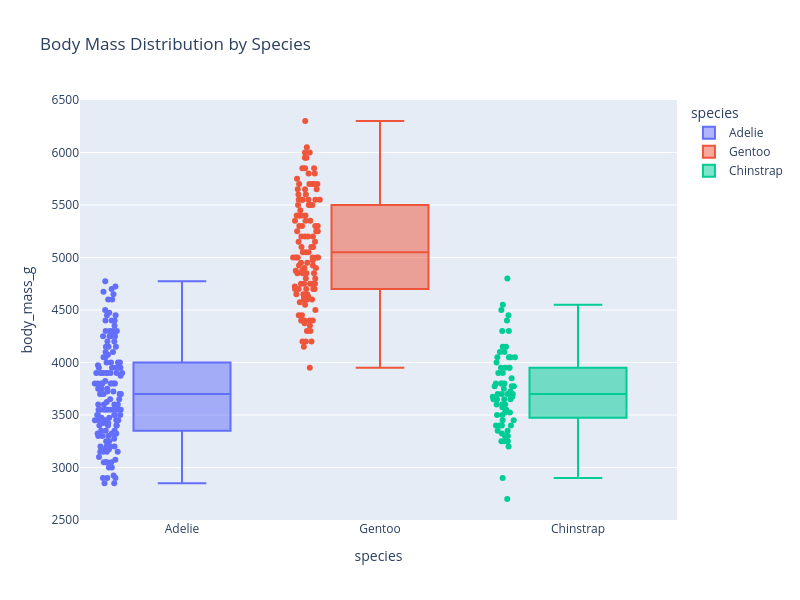

Notebook source saved alongside this figure:
### Markdown cell above
We can see the distributions of the body masses of the penguins. Not only do we see them relative to each other, but we can quantitatively see the mean, variance, range and outliers of our data for each category. Plotly makes this extra simple since you can just enter a column name for the `x` argument in the `px.box()` function and it will create a boxplot for each unique value in the column. Additionally, when you hover over one of the boxplots, it will show you the statistical quantities with text, making it extra powerful for drawing statistical insights.4

You can also include all of the data with your boxplots as shown below:

### Code cell
fig = px.box(df, x="species", y="body_mass_g", color="species",
             title="Body Mass Distribution by Species", points = 'all',
             width = 800, height = 600)
fig.show()

### Figure 1 — Plotly figure (JSON) as saved in the notebook; plotly's stock layout.template omitted (floating-point values rounded to 4 significant figures; data arrays with more than 128 entries replaced by an {"elided": "..."} marker saying what was removed)
{"data": [{"alignmentgroup": "True", "boxpoints": "all", "hovertemplate": "species=%{x}<br>body_mass_g=%{y}<extra></extra>", "legendgroup": "Adelie", "marker": {"color": "#636efa"}, "name": "Adelie", "notched": false, "offsetgroup": "Adelie", "orientation": "v", "showlegend": true, "type": "box", "x": {"elided": "146 str values"}, "x0": " ", "xaxis": "x", "y": {"elided": "146 float values"}, "y0": " ", "yaxis": "y"}, {"alignmentgroup": "True", "boxpoints": "all", "hovertemplate": "species=%{x}<br>body_mass_g=%{y}<extra></extra>", "legendgroup": "Gentoo", "marker": {"color": "#EF553B"}, "name": "Gentoo", "notched": false, "offsetgroup": "Gentoo", "orientation": "v", "showlegend": true, "type": "box", "x": ["Gentoo", "Gentoo", "Gentoo", "Gentoo", "Gentoo", "Gentoo", "Gentoo", "Gentoo", "Gentoo", "Gentoo", "Gentoo", "Gentoo", "Gentoo", "Gentoo", "Gentoo", "Gentoo", "Gentoo", "Gentoo", "Gentoo", "Gentoo", "Gentoo", "Gentoo", "Gentoo", "Gentoo", "Gentoo", "Gentoo", "Gentoo", "Gentoo", "Gentoo", "Gentoo", "Gentoo", "Gentoo", "Gentoo", "Gentoo", "Gentoo", "Gentoo", "Gentoo", "Gentoo", "Gentoo", "Gentoo", "Gentoo", "Gentoo", "Gentoo", "Gentoo", "Gentoo", "Gentoo", "Gentoo", "Gentoo", "Gentoo", "Gentoo", "Gentoo", "Gentoo", "Gentoo", "Gentoo", "Gentoo", "Gentoo", "Gentoo", "Gentoo", "Gentoo", "Gentoo", "Gentoo", "Gentoo", "Gentoo", "Gentoo", "Gentoo", "Gentoo", "Gentoo", "Gentoo", "Gentoo", "Gentoo", "Gentoo", "Gentoo", "Gentoo", "Gentoo", "Gentoo", "Gentoo", "Gentoo", "Gentoo", "Gentoo", "Gentoo", "Gentoo", "Gentoo", "Gentoo", "Gentoo", "Gentoo", "Gentoo", "Gentoo", "Gentoo", "Gentoo", "Gentoo", "Gentoo", "Gentoo", "Gentoo", "Gentoo", "Gentoo", "Gentoo", "Gentoo", "Gentoo", "Gentoo", "Gentoo", "Gentoo", "Gentoo", "Gentoo", "Gentoo", "Gentoo", "Gentoo", "Gentoo", "Gentoo", "Gentoo", "Gentoo", "Gentoo", "Gentoo", "Gentoo", "Gentoo", "Gentoo", "Gentoo", "Gentoo", "Gentoo", "Gentoo"], "x0": " ", "xaxis": "x", "y": [4500.0, 5700.0, 4450.0, 5700.0, 5400.0, 4550.0, 4800.0, 5200.0, 4400.0, 5150.0, 4650.0, 5550.0, 4650.0, 5850.0, 4200.0, 5850.0, 4150.0, 6300.0, 4800.0, 5350.0, 5700.0, 5000.0, 4400.0, 5050.0, 5000.0, 5100.0, 5650.0, 4600.0, 5550.0, 5250.0, 4700.0, 5050.0, 6050.0, 5150.0, 5400.0, 4950.0, 5250.0, 4350.0, 5350.0, 3950.0, 5700.0, 4300.0, 4750.0, 5550.0, 4900.0, 4200.0, 5400.0, 5100.0, 5300.0, 4850.0, 5300.0, 4400.0, 5000.0, 4900.0, 5050.0, 4300.0, 5000.0, 4450.0, 5550.0, 4200.0, 5300.0, 4400.0, 5650.0, 4700.0, 5700.0, 5800.0, 4700.0, 5550.0, 4750.0, 5000.0, 5100.0, 5200.0, 4700.0, 5800.0, 4600.0, 6000.0, 4750.0, 5950.0, 4625.0, 5450.0, 4725.0, 5350.0, 4750.0, 5600.0, 4600.0, 5300.0, 4875.0, 5550.0, 4950.0, 5400.0, 4750.0, 5650.0, 4850.0, 5200.0, 4925.0, 4875.0, 4625.0, 5250.0, 4850.0, 5600.0, 4975.0, 5500.0, 5500.0, 4700.0, 5500.0, 4575.0, 5500.0, 5000.0, 5950.0, 4650.0, 5500.0, 4375.0, 5850.0, 6000.0, 4925.0, 4850.0, 5750.0, 5200.0, 5400.0], "y0": " ", "yaxis": "y"}, {"alignmentgroup": "True", "boxpoints": "all", "hovertemplate": "species=%{x}<br>body_mass_g=%{y}<extra></extra>", "legendgroup": "Chinstrap", "marker": {"color": "#00cc96"}, "name": "Chinstrap", "notched": false, "offsetgroup": "Chinstrap", "orientation": "v", "showlegend": true, "type": "box", "x": ["Chinstrap", "Chinstrap", "Chinstrap", "Chinstrap", "Chinstrap", "Chinstrap", "Chinstrap", "Chinstrap", "Chinstrap", "Chinstrap", "Chinstrap", "Chinstrap", "Chinstrap", "Chinstrap", "Chinstrap", "Chinstrap", "Chinstrap", "Chinstrap", "Chinstrap", "Chinstrap", "Chinstrap", "Chinstrap", "Chinstrap", "Chinstrap", "Chinstrap", "Chinstrap", "Chinstrap", "Chinstrap", "Chinstrap", "Chinstrap", "Chinstrap", "Chinstrap", "Chinstrap", "Chinstrap", "Chinstrap", "Chinstrap", "Chinstrap", "Chinstrap", "Chinstrap", "Chinstrap", "Chinstrap", "Chinstrap", "Chinstrap", "Chinstrap", "Chinstrap", "Chinstrap", "Chinstrap", "Chinstrap", "Chinstrap", "Chinstrap", "Chinstrap", "Chinstrap", "Chinstrap", "Chinstrap", "Chinstrap", "Chinstrap", "Chinstrap", "Chinstrap", "Chinstrap", "Chinstrap", "Chinstrap", "Chinstrap", "Chinstrap", "Chinstrap", "Chinstrap", "Chinstrap", "Chinstrap", "Chinstrap"], "x0": " ", "xaxis": "x", "y": [3500.0, 3900.0, 3650.0, 3525.0, 3725.0, 3950.0, 3250.0, 3750.0, 4150.0, 3700.0, 3800.0, 3775.0, 3700.0, 4050.0, 3575.0, 4050.0, 3300.0, 3700.0, 3450.0, 4400.0, 3600.0, 3400.0, 2900.0, 3800.0, 3300.0, 4150.0, 3400.0, 3800.0, 3700.0, 4550.0, 3200.0, 4300.0, 3350.0, 4100.0, 3600.0, 3900.0, 3850.0, 4800.0, 2700.0, 4500.0, 3950.0, 3650.0, 3550.0, 3500.0, 3675.0, 4450.0, 3400.0, 4300.0, 3250.0, 3675.0, 3325.0, 3950.0, 3600.0, 4050.0, 3350.0, 3450.0, 3250.0, 4050.0, 3800.0, 3525.0, 3950.0, 3650.0, 3650.0, 4000.0, 3400.0, 3775.0, 4100.0, 3775.0], "y0": " ", "yaxis": "y"}], "layout": {"boxmode": "overlay", "height": 600, "legend": {"title": {"text": "species"}, "tracegroupgap": 0}, "title": {"text": "Body Mass Distribution by Species"}, "width": 800, "xaxis": {"anchor": "y", "categoryarray": ["Adelie", "Gentoo", "Chinstrap"], "categoryorder": "array", "domain": [0, 1], "title": {"text": "species"}}, "yaxis": {"anchor": "x", "domain": [0, 1], "title": {"text": "body_mass_g"}}}}
